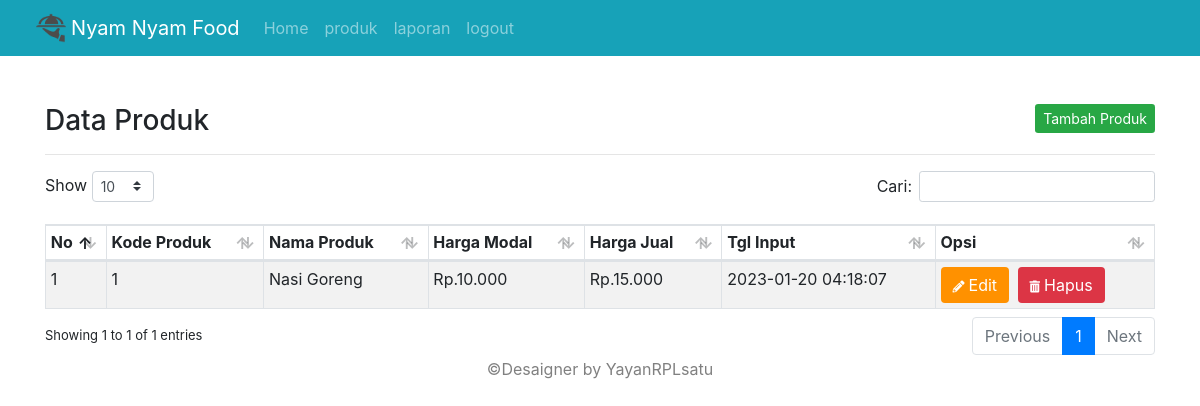
/produk.php (signed in), run on the app's committed database.
### tables this page shows
CREATE TABLE `produk` (
  `idproduk` int(11) NOT NULL,
  `kode_produk` varchar(100) NOT NULL,
  `nama_produk` varchar(255) NOT NULL,
  `harga_modal` int(11) NOT NULL,
  `harga_jual` int(11) NOT NULL,
  `tgl_input` timestamp NOT NULL DEFAULT current_timestamp() ON UPDATE current_timestamp()
);

### produk.php (the view, shortened to what this page needs)
<?php include 'sidebar.php'; ?>
<div class="container">
    <h1 class="h3 mb-0">
        Data Produk
        <button class="btn btn-success btn-sm border-0 float-right" type="button" data-toggle="modal" data-target="#TambahProduk">Tambah Produk</button>
    </h1>
<hr>
<table class="table table-striped table-sm table-bordered dt-responsive nowrap" id="table" width="100%">
<thead>
  <tr>
    <th>No</th>
    <th>Kode Produk</th>
    <th>Nama Produk</th>
    <th>Harga Modal</th>
    <th>Harga Jual</th>
    <th>Tgl Input</th>
    <th>Opsi</th>
  </tr>
</thead>
<tbody>
<?php
    $no = 1;
    $data_barang = mysqli_query($conn,"SELECT * FROM produk ORDER BY idproduk ASC");
    while($d = mysqli_fetch_array($data_barang)){
        ?>
  <tr>
    <td><?php echo $no++; ?></td>
    <td><?php echo $d['kode_produk']; ?></td>
    <td><?php echo $d['nama_produk']; ?></td>
    <td>Rp.<?php echo ribuan($d['harga_modal']); ?></td>
    <td>Rp.<?php echo ribuan($d['harga_jual']); ?></td>
    <td><?php echo $d['tgl_input']; ?></td>
    <td>
        <button type="button" class="btn btn-primary btn-xs mr-1" data-toggle="modal" data-target="#EditProduk<?php echo $d['idproduk']; ?>">
        <i class="fas fa-pencil-alt fa-xs mr-1"></i>Edit
        </button>
        <a class="btn btn-danger btn-xs" href="?hapus=<?php echo $d['idproduk']; ?>">
        <i class="fas fa-trash-alt fa-xs mr-1"></i>Hapus</a>
    </td>
  </tr>
  <?php } ?>
</tbody>
</table>
</div>
<footer style="text-align:center; color:grey;">&copy;Desaigner by YayanRPLsatu</footer>
<?php include 'footer.php'; ?>

### assets/css/style.css (style rules this page uses)
html, body { font-size:1rem; scroll-behavior: smooth; font-family: 'Signika', sans-serif; }
a { text-decoration: none !important; }
.btn-primary { background: #ff9100!important; }
.btn, .btn:focus, .btn:hover, .btn:active { border: none !important; }
.btn-group-xs > .btn, .btn-xs { padding: .25rem .4rem; font-size: .875rem; line-height: .5; border-radius: .2rem; }

### data on the page
produk: kode_produk "1", nama_produk "Nasi Goreng", harga_modal "10.000", harga_jual "15.000", tgl_input "2023-01-20 04:18:07"
